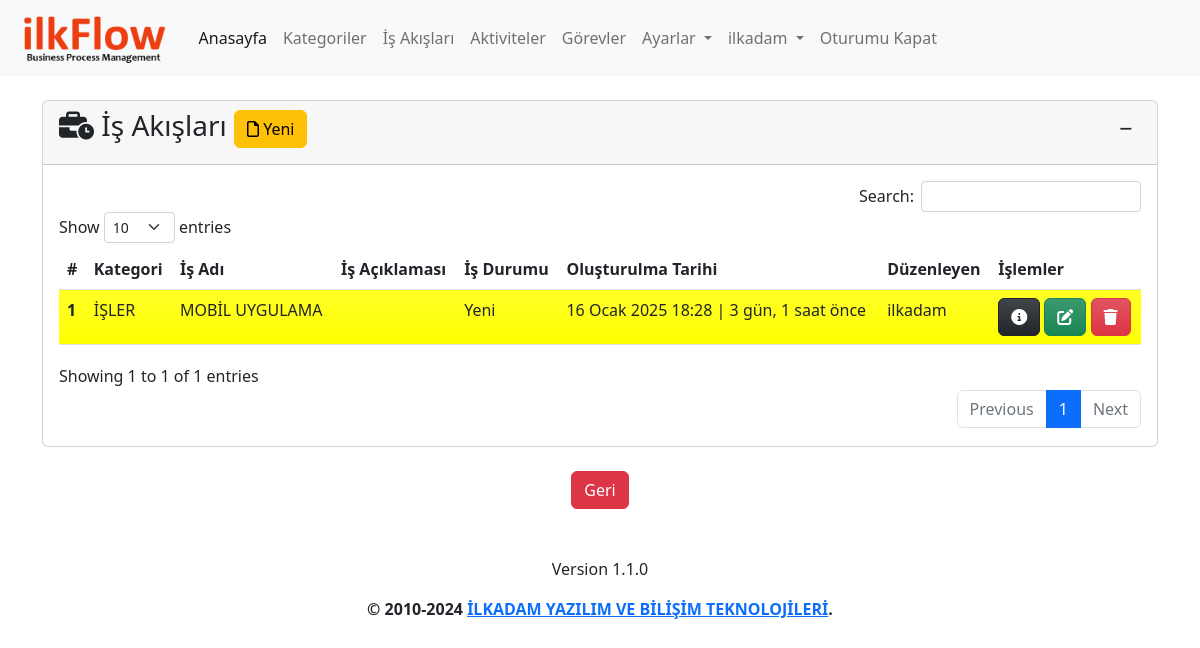
/process/ (signed in), run on the app's committed database.
### app/models.py (models this page shows, shortened)
class Process(models.Model):
    category=models.ForeignKey(Category,on_delete=models.CASCADE,verbose_name='Kategori')
    name=models.CharField(max_length=500,verbose_name='İş Akış Adı')
    description=models.TextField(verbose_name='İş Akış Açıklaması', blank=True, null=True)
    state=models.ForeignKey(State, on_delete=models.SET_NULL,verbose_name='Durum', blank=True, null=True)
    created_date=models.DateTimeField(auto_now_add=True, verbose_name='Oluşturulma Tarihi')
    user=models.ForeignKey(User,on_delete=models.CASCADE,verbose_name='Kullanıcı', blank=True, null=True)
    class Meta:
        verbose_name='İş Akışı'
        verbose_name_plural='İş Akışları'

class Category(models.Model):
    name=models.CharField(max_length=500,verbose_name='Kategori Adı')
    description=models.TextField(verbose_name='Kategori Açıklaması', blank=True, null=True)
    created_date=models.DateTimeField(auto_now_add=True, verbose_name='Oluşturulma Tarihi')
    user=models.ForeignKey(User,on_delete=models.CASCADE,verbose_name='Kullanıcı', blank=True, null=True)
    def __str__(self):
        return self.name # + ' - ' + self.created_date.strftime("%d.%m.%Y, %H:%M:%S")
    class Meta:
        verbose_name='Kategori'
        verbose_name_plural="Kategoriler"

class State(models.Model):
    name=models.CharField(max_length=100,verbose_name='Durum')
    description=models.TextField(verbose_name='Açıklama', blank=True, null=True)
    color=ColorField(default='#FFFFFF',verbose_name='Renk')
    created_date=models.DateTimeField(auto_now_add=True, verbose_name='Oluşturulma Tarihi', blank=True, null=True)
    user=models.ForeignKey(User,on_delete=models.PROTECT,verbose_name='Kullanıcı', blank=True, null=True)
    def __str__(self):
        return self.name
    class Meta:
        verbose_name='Durum'
        verbose_name_plural='Durumlar'

### app/views.py (the view, shortened to what this page needs)
# urls.py: path('process/', views.process, name='process'),
@login_required(login_url='/user/login/')
def process(request):
    state=get_object_or_404(State,name='Yeni')
    process_form=ProcessForm(initial={'state':state})
    processes = Process.objects.filter(user=request.user).order_by('-created_date')
    context = {
        'process_form':process_form,
        'processes': processes
    }
    return render(request, 'app/process.html', context)

### app/forms.py
class ProcessForm(forms.ModelForm):
    class Meta:
        model=Process
        fields=('category','name','description','state')

### templates/app/process.html (shortened to what this page needs)
{% extends 'layout.html' %}
{% load humanize %}
{% block content %}
{% load crispy_forms_tags %}
<div class="row mt-3">
    <div class="col-md-12">
        <div class="card">
            <div class="card-header">
                <h3 id="title" class="card-title">
                    <i class="fa-solid fa-business-time"></i>
                    İş Akışları
                    <button type="button" class="btn btn-warning" data-bs-toggle="modal" data-bs-target="#processModal">
                        <i class="fa-regular fa-file"></i>
                        Yeni
                    </button>
                    <div class="float-end">
                        <button class="btn btn-sm" type="button" data-bs-toggle="collapse"
                            data-bs-target="#collapseProcess" aria-expanded="false" aria-controls="collapseProcess">
                            <i class="fa-solid fa-minus"></i>
                        </button>
                    </div>
                </h3>
            </div>
            <div class="collapse show" id="collapseProcess">
                <div class="card-body">
                    {% if processes %}
                    <table id="process" class="table table-hover">
                        <thead>
                            <tr>
                                <th scope="col">#</th>
                                <th scope="col">Kategori</th>
                                <th scope="col">İş Adı</th>
                                <th scope="col">İş Açıklaması</th>
                                <th scope="col">İş Durumu</th>
                                <th scope="col">Oluşturulma Tarihi</th>
                                <th scope="col">Düzenleyen</th>
                                <th scope="col">İşlemler</th>
                            </tr>
                        </thead>
                        <tbody>
                            {% for process in processes %}
                            <tr class="bg-gradient" style="background-color: {{ process.state.color }}">
                                <th scope="row">{{ process.id }}</th>
                                <td>{{ process.category }}</td>
                                <td>{{ process.name }}</td>
                                <td>{{ process.description | safe }}</td>
                                <td>
                                    {% if process.state is not None %}
                                    {{ process.state }}
                                    {% else %}
                                    -
                                    {% endif %}
                                </td>
                                <td>{{ process.created_date }} | {{ process.created_date | timesince}} önce</td>
                                <td>{{ process.user }}</td>
                                <td>
                                    <a href="{% url 'process_detail' process.id %}" class="btn btn-dark bg-gradient"
                                        data-bs-toggle="popover" data-bs-trigger="hover" data-bs-title="Detaylar"
                                        data-bs-content="Seçili satırdaki kaydın detaylarını görüntüler.">
                                        <i class="fa-solid fa-circle-info"></i>
                                    </a>
                                    <a class="btn btn-success bg-gradient" href="{% url 'process_update' process.id %}"
                                        data-bs-toggle="popover" data-bs-trigger="hover" data-bs-title="Düzenle"
                                        data-bs-content="Seçili satırdaki kaydı düzenler.">
                                        <i class="fa-solid fa-pen-to-square"></i>
                                    </a>
                                    <a class="btn btn-danger bg-gradient" href="{% url 'process_delete' process.id %}"
                                        data-bs-toggle="popover" data-bs-trigger="hover" data-bs-title="Sil"
                                        data-bs-content="Seçili satırdaki kaydı siler.">
                                        <i class="fa-solid fa-trash"></i>
                                    </a>
                                </td>
                            </tr>
                            {% endfor %}
                        </tbody>
                    </table>
                    {% else %}
                    <div class="alert alert-warning">
                        <p>İş Akışı bulunamadı.</p>
                    </div>
                    {% endif %}
                </div>
            </div>
        </div>
    </div>
</div>
{% endblock %}

### templates/layout.html (shortened to what this page needs)
{% load static %}
<!doctype html>
<html lang="tr">
<head>
  <link href="https://cdn.jsdelivr.net/npm/bootstrap@5.2.2/dist/css/bootstrap.min.css" rel="stylesheet"
>
  <link rel="stylesheet" type="text/css" href="https://cdn.datatables.net/1.12.1/css/dataTables.bootstrap5.min.css">
  <link rel="stylesheet" type="text/css"
    href="https://cdn.datatables.net/responsive/2.3.0/css/responsive.dataTables.min.css">
  <link rel="stylesheet" type="text/css" href="https://cdn.datatables.net/buttons/2.2.3/css/buttons.bootstrap5.min.css">
  <link href="https://cdn.jsdelivr.net/npm/summernote@0.8.18/dist/summernote-lite.min.css" rel="stylesheet">
  <link href="https://cdn.jsdelivr.net/npm/select2@4.1.0-rc.0/dist/css/select2.min.css" rel="stylesheet" />
  <link rel="stylesheet" href="{% static 'css/ilkflow.css' %}">
</head>
<body>
  <header>
    <nav class="navbar navbar-expand-lg bg-light">
      <div class="container-fluid">
        <a class="navbar-brand" href="{% url 'index' %}">
          <img class="logo" src="{% static 'img/logo-text.png' %}" alt="JeFlow">
        </a>
        <div class="collapse navbar-collapse" id="navbarNavDropdown">
          <ul class="navbar-nav">
            <li class="nav-item">
              <a class="nav-link active" aria-current="page" href="{% url 'index' %}">Anasayfa</a>
            </li>
            {% if user.is_authenticated %}
            <li class="nav-item">
              <a class="nav-link" href="{% url 'category' %}">Kategoriler</a>
            </li>
            <li class="nav-item">
              <a class="nav-link" href="{% url 'process' %}">İş Akışları</a>
            </li>
            <li class="nav-item">
              <a class="nav-link" href="{% url 'activity' %}">Aktiviteler</a>
            </li>
            <li class="nav-item">
              <a class="nav-link" href="{% url 'task' %}">Görevler</a>
            </li>
            <li class="nav-item dropdown">
              <a class="nav-link dropdown-toggle" href="{% url 'settings' %}" role="button" data-bs-toggle="dropdown"
                aria-expanded="false">
                Ayarlar
              </a>
            </li>
            <li class="nav-item dropdown">
              <a class="nav-link dropdown-toggle" href="{% url 'profile' %}" role="button" data-bs-toggle="dropdown"
                aria-expanded="false">
                {{ user }}
              </a>
            </li>
            <li class="nav-item">
              <a class="nav-link" href="javascript:{document.getElementById('logout').submit()}">Oturumu Kapat</a>
            </li>
            {% else %}
            <li class="nav-item">
              <a class="nav-link" href="{% url 'register' %}">Kayıt Ol</a>
            </li>
            {% endif %}
          </ul>
        </div>
      </div>
    </nav>
  </header>
  <main>
    <div class="container mt-4">
      {% block content %}
      {% endblock %}
      <div class="d-flex justify-content-center mt-4">
        <button class="btn btn-danger" onclick="history.back()">Geri</button>
      </div>
    </div>
  </main>
  <footer class="mt-5">
    <div class="d-flex flex-column justify-content-center align-items-center">
      <p>{% include 'partials/_version.html' %}</p>
      <p><strong>&copy; 2010-2024 <a href="https://ilkadam.com.tr" target="_blank">İLKADAM YAZILIM VE BİLİŞİM TEKNOLOJİLERİ</a>.</strong></p>
    </div>
  </footer>
</body>
</html>

### static/css/ilkflow.css (style rules this page uses)
img.logo { height: 50px; }

### data on the page
Process: id "1", category "İŞLER", name "MOBİL UYGULAMA", state "Yeni", created_date "16 Ocak 2025 18:28", created_date "3 gün, 1 saat", user "ilkadam"

### other printed values
{{ user }} "ilkadam"
